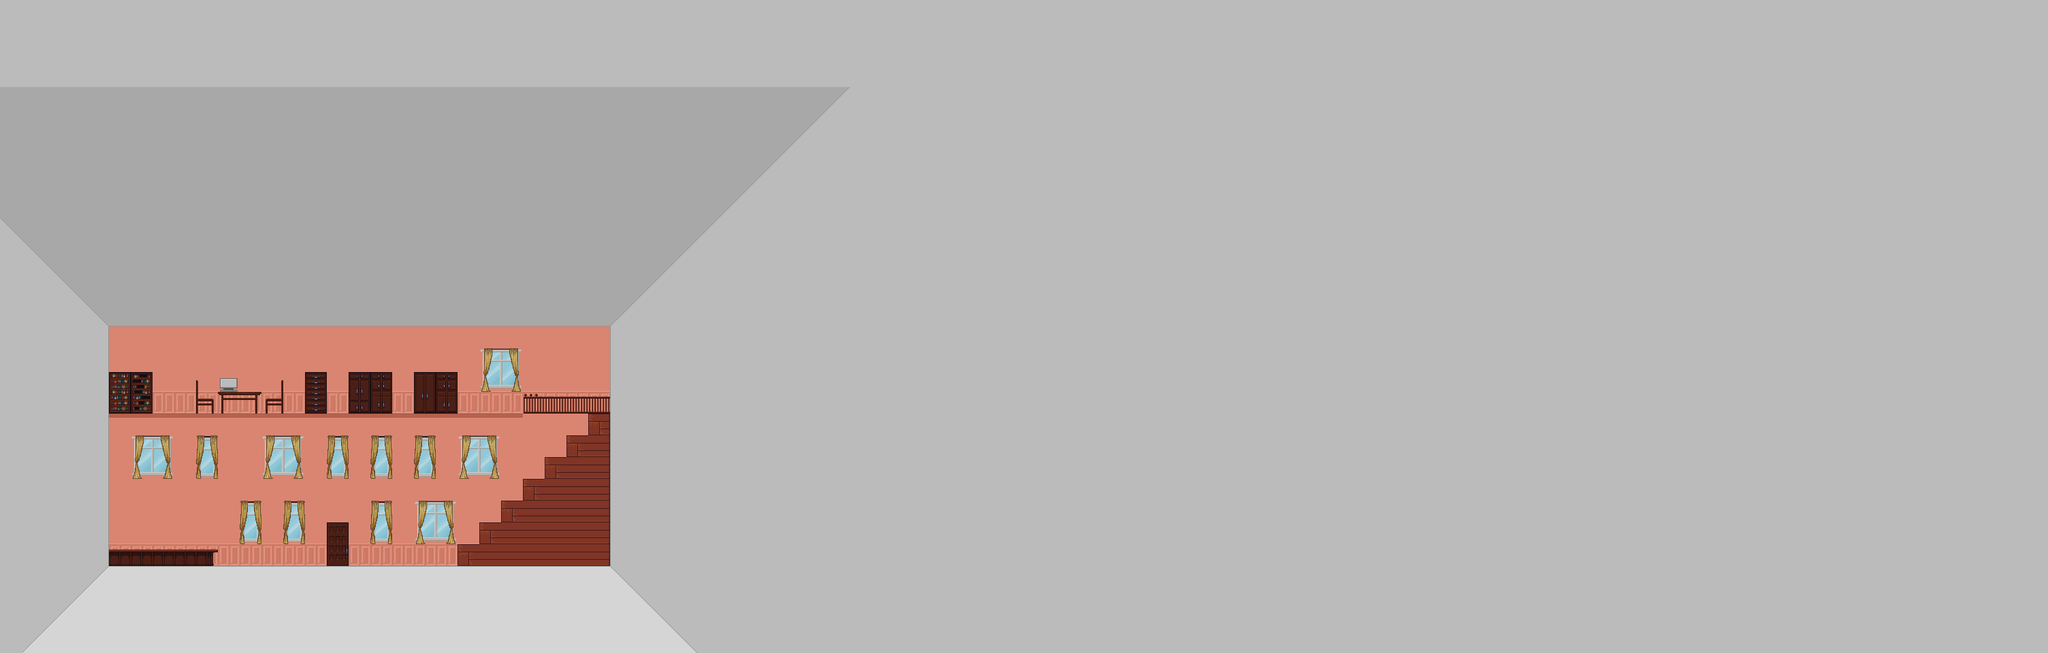

Rendered tile map (Tiled .tmx) drawn with the repository's tilesets; below, a short description and the map source with its tile grids summarised:
An orthogonal 94x30 tile map with 32x32 px tiles, 3 tile layers (health1, health2, health3), 7 hidden layers not drawn.

<map version="1.0" orientation="orthogonal" renderorder="left-up" width="94" height="30" tilewidth="32" tileheight="32">
 <tileset firstgid="1" name="map1" tilewidth="32" tileheight="32">
  <image source="map1.png" width="1500" height="1500" />
  <tile id="46">
   <properties>
    <property name="blocked" value="" />
   </properties>
  </tile>
  <tile id="47">
   <properties>
    <property name="blocked" value="" />
   </properties>
  </tile>
  <tile id="48">
   <properties>
    <property name="blocked" value="" />
   </properties>
  </tile>
  <tile id="49">
   <properties>
    <property name="blocked" value="" />
   </properties>
  </tile>
  <tile id="50">
   <properties>
    <property name="blocked" value="" />
   </properties>
  </tile>
  <tile id="92">
   <properties>
    <property name="blocked" value="" />
   </properties>
  </tile>
  <tile id="93">
   <properties>
    <property name="blocked" value="" />
   </properties>
  </tile>
  <tile id="94">
   <properties>
    <property name="blocked" value="" />
   </properties>
  </tile>
  <tile id="95">
   <properties>
    <property name="blocked" value="" />
   </properties>
  </tile>
  <tile id="96">
   <properties>
    <property name="blocked" value="" />
   </properties>
  </tile>
  <tile id="97">
   <properties>
    <property name="blocked" value="" />
   </properties>
  </tile>
  <tile id="138">
   <properties>
    <property name="blocked" value="" />
   </properties>
  </tile>
  <tile id="139">
   <properties>
    <property name="blocked" value="" />
   </properties>
  </tile>
  <tile id="140">
   <properties>
    <property name="blocked" value="" />
   </properties>
  </tile>
  <tile id="141">
   <properties>
    <property name="blocked" value="" />
   </properties>
  </tile>
  <tile id="142">
   <properties>
    <property name="blocked" value="" />
   </properties>
  </tile>
  <tile id="143">
   <properties>
    <property name="blocked" value="" />
   </properties>
  </tile>
  <tile id="146">
   <properties>
    <property name="home" value="" />
   </properties>
  </tile>
  <tile id="147">
   <properties>
    <property name="home" value="" />
   </properties>
  </tile>
  <tile id="184">
   <properties>
    <property name="blocked" value="" />
   </properties>
  </tile>
  <tile id="185">
   <properties>
    <property name="blocked" value="" />
   </properties>
  </tile>
  <tile id="186">
   <properties>
    <property name="blocked" value="" />
   </properties>
  </tile>
  <tile id="187">
   <properties>
    <property name="blocked" value="" />
   </properties>
  </tile>
  <tile id="188">
   <properties>
    <property name="blocked" value="" />
   </properties>
  </tile>
  <tile id="189">
   <properties>
    <property name="blocked" value="" />
   </properties>
  </tile>
  <tile id="192">
   <properties>
    <property name="home" value="" />
   </properties>
  </tile>
  <tile id="193">
   <properties>
    <property name="home" value="" />
   </properties>
  </tile>
  <tile id="230">
   <properties>
    <property name="blocked" value="" />
   </properties>
  </tile>
  <tile id="231">
   <properties>
    <property name="blocked" value="" />
   </properties>
  </tile>
  <tile id="232">
   <properties>
    <property name="blocked" value="" />
   </properties>
  </tile>
  <tile id="233">
   <properties>
    <property name="blocked" value="" />
   </properties>
  </tile>
  <tile id="234">
   <properties>
    <property name="blocked" value="" />
   </properties>
  </tile>
  <tile id="235">
   <properties>
    <property name="blocked" value="" />
   </properties>
  </tile>
  <tile id="276">
   <properties>
    <property name="blocked" value="" />
   </properties>
  </tile>
  <tile id="277">
   <properties>
    <property name="blocked" value="" />
   </properties>
  </tile>
  <tile id="278">
   <properties>
    <property name="blocked" value="" />
   </properties>
  </tile>
  <tile id="322">
   <properties>
    <property name="blocked" value="" />
   </properties>
  </tile>
  <tile id="323">
   <properties>
    <property name="blocked" value="" />
   </properties>
  </tile>
  <tile id="324">
   <properties>
    <property name="blocked" value="" />
   </properties>
  </tile>
  <tile id="368">
   <properties>
    <property name="blocked" value="" />
   </properties>
  </tile>
  <tile id="369">
   <properties>
    <property name="blocked" value="" />
   </properties>
  </tile>
  <tile id="370">
   <properties>
    <property name="blocked" value="" />
   </properties>
  </tile>
  <tile id="371">
   <properties>
    <property name="computer" value="" />
   </properties>
  </tile>
  <tile id="375">
   <properties>
    <property name="lab" value="" />
   </properties>
  </tile>
  <tile id="600">
   <properties>
    <property name="map" value="" />
   </properties>
  </tile>
  <tile id="601">
   <properties>
    <property name="map" value="" />
   </properties>
  </tile>
  <tile id="603">
   <properties>
    <property name="blocked" value="" />
   </properties>
  </tile>
  <tile id="646">
   <properties>
    <property name="map" value="" />
   </properties>
  </tile>
  <tile id="647">
   <properties>
    <property name="map" value="" />
   </properties>
  </tile>
  <tile id="649">
   <properties>
    <property name="blocked" value="" />
   </properties>
  </tile>
  <tile id="653">
   <properties>
    <property name="health" value="" />
   </properties>
  </tile>
  <tile id="654">
   <properties>
    <property name="health" value="" />
   </properties>
  </tile>
  <tile id="690">
   <properties>
    <property name="blocked" value="" />
   </properties>
  </tile>
  <tile id="691">
   <properties>
    <property name="blocked" value="" />
   </properties>
  </tile>
  <tile id="692">
   <properties>
    <property name="blocked" value="" />
   </properties>
  </tile>
  <tile id="693">
   <properties>
    <property name="blocked" value="" />
   </properties>
  </tile>
  <tile id="699">
   <properties>
    <property name="health" value="" />
   </properties>
  </tile>
  <tile id="700">
   <properties>
    <property name="health" value="" />
   </properties>
  </tile>
  <tile id="736">
   <properties>
    <property name="blocked" value="" />
   </properties>
  </tile>
  <tile id="737">
   <properties>
    <property name="blocked" value="" />
   </properties>
  </tile>
  <tile id="739">
   <properties>
    <property name="blocked" value="" />
   </properties>
  </tile>
  <tile id="741">
   <properties>
    <property name="blocked" value="" />
   </properties>
  </tile>
  <tile id="782">
   <properties>
    <property name="blocked" value="" />
   </properties>
  </tile>
  <tile id="783">
   <properties>
    <property name="blocked" value="" />
   </properties>
  </tile>
  <tile id="784">
   <properties>
    <property name="blocked" value="" />
   </properties>
  </tile>
  <tile id="785">
   <properties>
    <property name="blocked" value="" />
   </properties>
  </tile>
  <tile id="829">
   <properties>
    <property name="blocked" value="" />
   </properties>
  </tile>
  <tile id="831">
   <properties>
    <property name="blocked" value="" />
   </properties>
  </tile>
  <tile id="833">
   <properties>
    <property name="blocked" value="" />
   </properties>
  </tile>
  <tile id="920">
   <properties>
    <property name="map1" value="" />
   </properties>
  </tile>
  <tile id="921">
   <properties>
    <property name="map1" value="" />
   </properties>
  </tile>
  <tile id="923">
   <properties>
    <property name="map2" value="" />
   </properties>
  </tile>
  <tile id="924">
   <properties>
    <property name="map2" value="" />
   </properties>
  </tile>
  <tile id="925">
   <properties>
    <property name="map3" value="" />
   </properties>
  </tile>
  <tile id="926">
   <properties>
    <property name="map3" value="" />
   </properties>
  </tile>
  <tile id="927">
   <properties>
    <property name="map4" value="" />
   </properties>
  </tile>
  <tile id="928">
   <properties>
    <property name="map4" value="" />
   </properties>
  </tile>
  <tile id="929">
   <properties>
    <property name="map5" value="" />
   </properties>
  </tile>
  <tile id="930">
   <properties>
    <property name="map5" value="" />
   </properties>
  </tile>
  <tile id="931">
   <properties>
    <property name="map6" value="" />
   </properties>
  </tile>
  <tile id="932">
   <properties>
    <property name="map6" value="" />
   </properties>
  </tile>
  <tile id="966">
   <properties>
    <property name="map1" value="" />
   </properties>
  </tile>
  <tile id="967">
   <properties>
    <property name="map1" value="" />
   </properties>
  </tile>
  <tile id="968">
   <properties>
    <property name="blocked" value="" />
   </properties>
  </tile>
  <tile id="969">
   <properties>
    <property name="map2" value="" />
   </properties>
  </tile>
  <tile id="970">
   <properties>
    <property name="map2" value="" />
   </properties>
  </tile>
  <tile id="971">
   <properties>
    <property name="map3" value="" />
   </properties>
  </tile>
  <tile id="972">
   <properties>
    <property name="map3" value="" />
   </properties>
  </tile>
  <tile id="973">
   <properties>
    <property name="map4" value="" />
   </properties>
  </tile>
  <tile id="974">
   <properties>
    <property name="map4" value="" />
   </properties>
  </tile>
  <tile id="975">
   <properties>
    <property name="map5" value="" />
   </properties>
  </tile>
  <tile id="976">
   <properties>
    <property name="map5" value="" />
   </properties>
  </tile>
  <tile id="977">
   <properties>
    <property name="map6" value="" />
   </properties>
  </tile>
  <tile id="978">
   <properties>
    <property name="map6" value="" />
   </properties>
  </tile>
  <tile id="1012">
   <properties>
    <property name="map1" value="" />
   </properties>
  </tile>
  <tile id="1013">
   <properties>
    <property name="map1" value="" />
   </properties>
  </tile>
  <tile id="1014">
   <properties>
    <property name="blocked" value="" />
   </properties>
  </tile>
  <tile id="1015">
   <properties>
    <property name="map2" value="" />
   </properties>
  </tile>
  <tile id="1016">
   <properties>
    <property name="map2" value="" />
   </properties>
  </tile>
  <tile id="1017">
   <properties>
    <property name="map3" value="" />
   </properties>
  </tile>
  <tile id="1018">
   <properties>
    <property name="map3" value="" />
   </properties>
  </tile>
  <tile id="1019">
   <properties>
    <property name="map4" value="" />
   </properties>
  </tile>
  <tile id="1020">
   <properties>
    <property name="map4" value="" />
   </properties>
  </tile>
  <tile id="1021">
   <properties>
    <property name="map5" value="" />
   </properties>
  </tile>
  <tile id="1022">
   <properties>
    <property name="map5" value="" />
   </properties>
  </tile>
  <tile id="1023">
   <properties>
    <property name="map6" value="" />
   </properties>
  </tile>
  <tile id="1024">
   <properties>
    <property name="map6" value="" />
   </properties>
  </tile>
  <tile id="1060">
   <properties>
    <property name="blocked" value="" />
   </properties>
  </tile>
 </tileset>
 <layer name="map" width="94" height="30" visible="0">
  <data>[2820 cells, 2812 non-empty, 360 distinct tile ids]</data>
 </layer>
 <layer name="home1" width="94" height="30" visible="0">
  <data>[2820 cells, 2820 non-empty, 21 distinct tile ids]</data>
 </layer>
 <layer name="home2" width="94" height="30" visible="0">
  <data>[2820 cells, 21 non-empty, 17 distinct tile ids]</data>
 </layer>
 <layer name="home3" width="94" height="30" visible="0">
  <data>[2820 cells, 4 non-empty, 2 distinct tile ids]</data>
 </layer>
 <layer name="lab1" width="94" height="30" visible="0">
  <data>[2820 cells, 2820 non-empty, 21 distinct tile ids]</data>
 </layer>
 <layer name="lab2" width="94" height="30" visible="0">
  <data>[2820 cells, 25 non-empty, 15 distinct tile ids]</data>
 </layer>
 <layer name="lab3" width="94" height="30" visible="0">
  <data>[2820 cells, 4 non-empty, 2 distinct tile ids]</data>
 </layer>
 <layer name="health1" width="94" height="30">
  <data>[2820 cells, 2820 non-empty, 24 distinct tile ids]</data>
 </layer>
 <layer name="health2" width="94" height="30">
  <data>[2820 cells, 60 non-empty, 27 distinct tile ids]</data>
 </layer>
 <layer name="health3" width="94" height="30">
  <data>[2820 cells, 9 non-empty, 4 distinct tile ids]</data>
 </layer>
</map>
